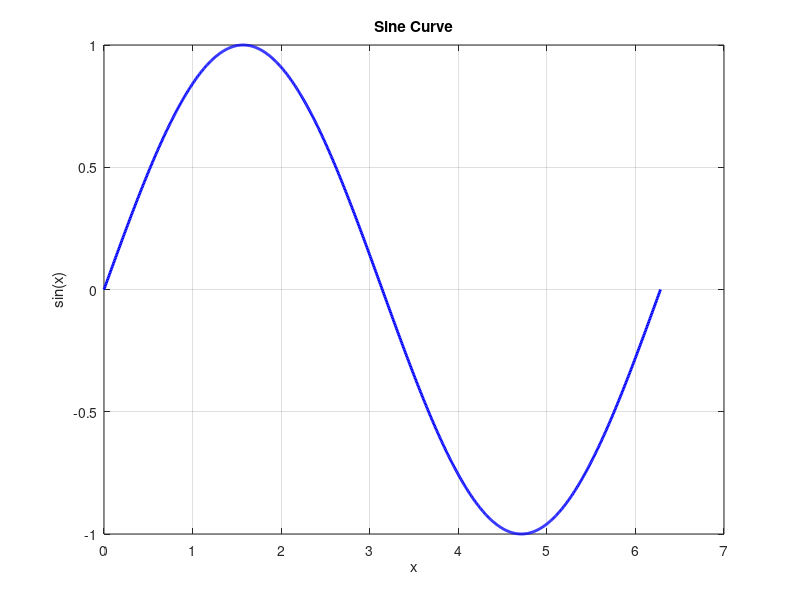
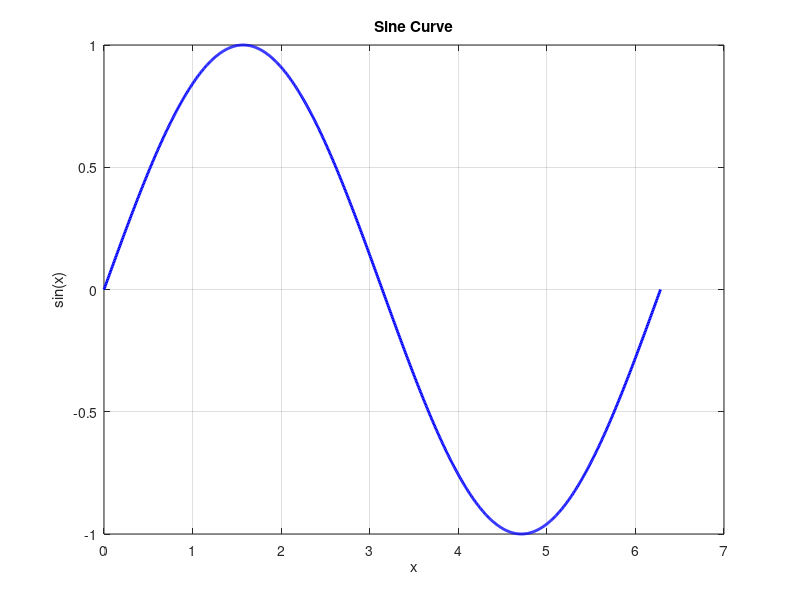

Source code (MATLAB) for these figures, in order:
% Plot a sine curve and save both MATLAB FIG and PNG outputs.

x = linspace(0, 2*pi, 1000);
y = sin(x);

fig = figure('Color', 'w');
plot(x, y, 'b-', 'LineWidth', 2);
grid on;
xlabel('x');
ylabel('sin(x)');
title('Sine Curve');

savefig(fig, 'sine_curve.fig');
exportgraphics(fig, 'sine_curve.png', 'Resolution', 200);
% close(fig);
